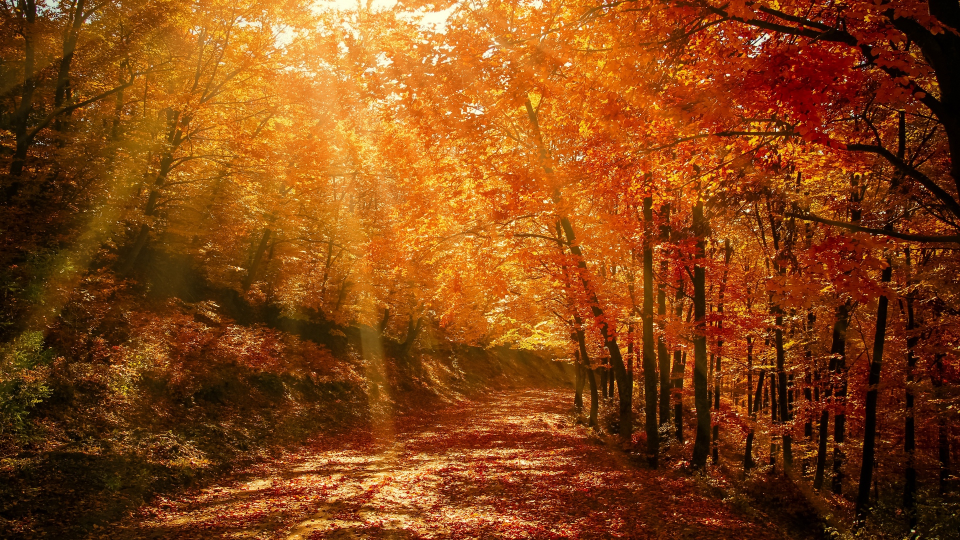
#> input picture jupyter_upload/deep/fig/images/autumn_forest_park_128379_1920x1080.jpg, 1920 x 1080 px, given in place of puppy.bmp, which was not available (shown at 1/2 size)
$ jupyter execute --allow-errors Untitled1.ipynb
#> lines starting #> are read from the running program, lines starting #| are printed output that depends on the picture
[cell 1]
import sys
import cv2
import numpy as np
import matplotlib.pyplot as plt

## gray scale 영상으로 출력
imgGray = cv2.imread('fig/puppy.bmp', cv2.IMREAD_GRAYSCALE)
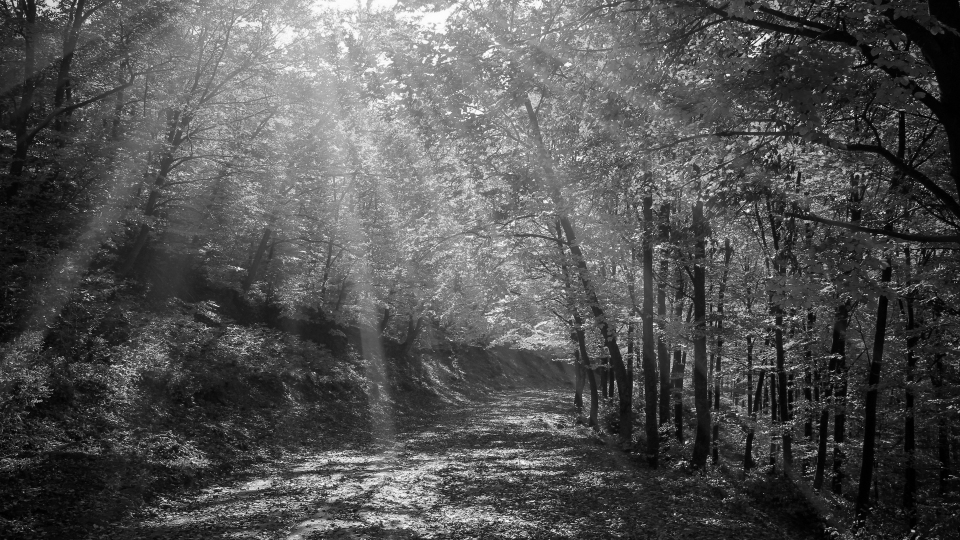
#> imgGray: shape (1080, 1920) (shown at 1/2 size); min 0, max 255, mean 82.1

#> (a cell that did not finish here is left out)

[cell 3]
import sys
import glob
import cv2
import os

[cell 4]
#list 형태로 반환
img_list_os = os.listdir('fig/images')

img_files = []
for i in img_list_os:
    img_path = './fig/images/' + i
    img_files.append(img_path)


# img_files_glob = glob.glob('fig/images/*.jpg')
# print(img_files_glob)

for i in img_files:
    print(i)


# # 전체 화면으로 'image' 창 생성
cv2.namedWindow('scene', cv2.WINDOW_NORMAL)
cv2.setWindowProperty('scene', cv2.WND_PROP_FULLSCREEN,
                    cv2.WINDOW_FULLSCREEN)

for i in img_files:
    img = cv2.imread(i)
#> img is the input picture: shape (1080, 1920, 3); mean B, G, R 19.9, 68.7, 132.4

    cv2.imshow('scene', img)

    if cv2.waitKey(2000) == 27:
#> (key Esc is pressed here)
        break

cv2.destroyAllWindows()

[cell 5]
import sys
## Wild card
import glob
import cv2

img_files = glob.glob('fig/images/*.jpg')

for f in img_files:
    print(f)

# 전체 화면으로 'image' 창 생성
cv2.namedWindow('scene',cv2.WINDOW_NORMAL)
cv2.setWindowProperty('scene', cv2.WND_PROP_FULLSCREEN, cv2.WINDOW_FULLSCREEN)

# [7 lines of commented-out code are left out]

cnt = len(img_files)
idx = 0

while True:
    img = cv2.imread(img_files[idx])
#     img = cv2.resize(img, dsize = (1920, 1080), interpolation = cv2.INTER_AREA)

    cv2.imshow('image', img)

    if cv2.waitKey(1000) == 27: #ESC
#> (key Esc is pressed here)
        break

    idx += 1
    if idx >= cnt:
        idx = 0

cv2.destroyAllWindows()


$ run again, on jupyter_upload/deep/fig/images/road_marking_evening_clouds_horizon_120298_1920x1080.jpg
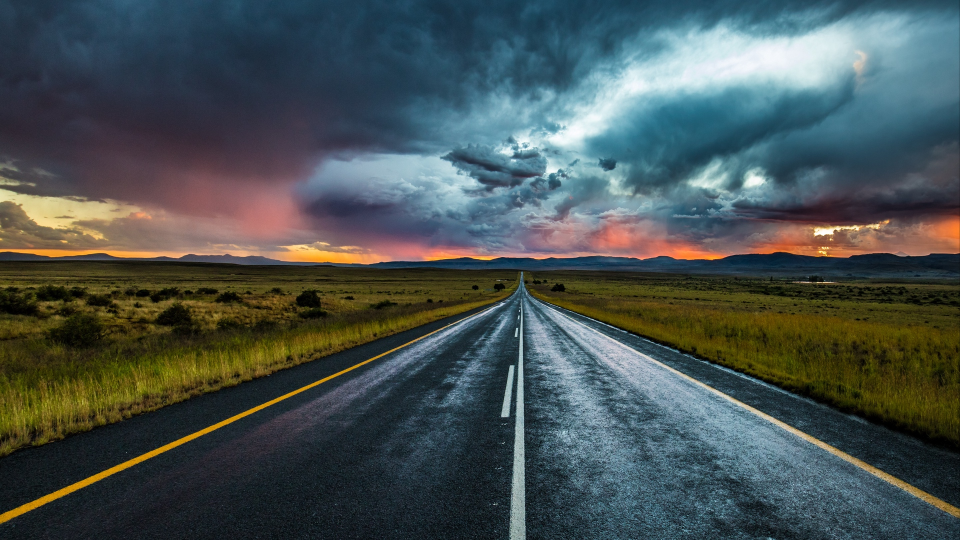
#> input picture jupyter_upload/deep/fig/images/road_marking_evening_clouds_horizon_120298_1920x1080.jpg, 1920 x 1080 px, given in place of puppy.bmp, which was not available (shown at 1/2 size)
#> `imgGray = cv2.imread('fig/puppy.bmp', cv2.IMREAD_GRAYSCALE)`:
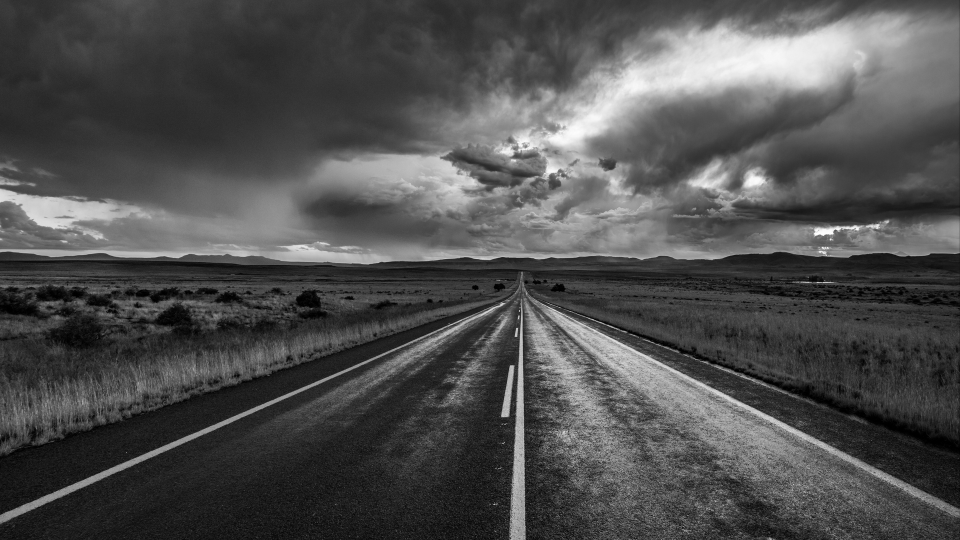
#> imgGray: shape (1080, 1920) (shown at 1/2 size); min 0, max 255, mean 78.9
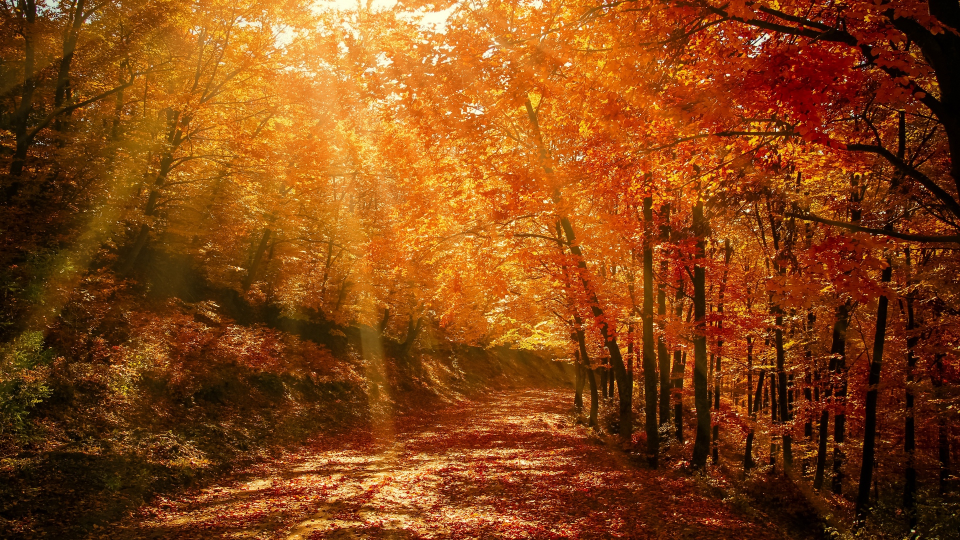
#> input picture jupyter_upload/deep/fig/images/autumn_forest_park_128379_1920x1080.jpg, 1920 x 1080 px (shown at 1/2 size)
#> img is the input picture: shape (1080, 1920, 3); mean B, G, R 19.9, 68.7, 132.4
